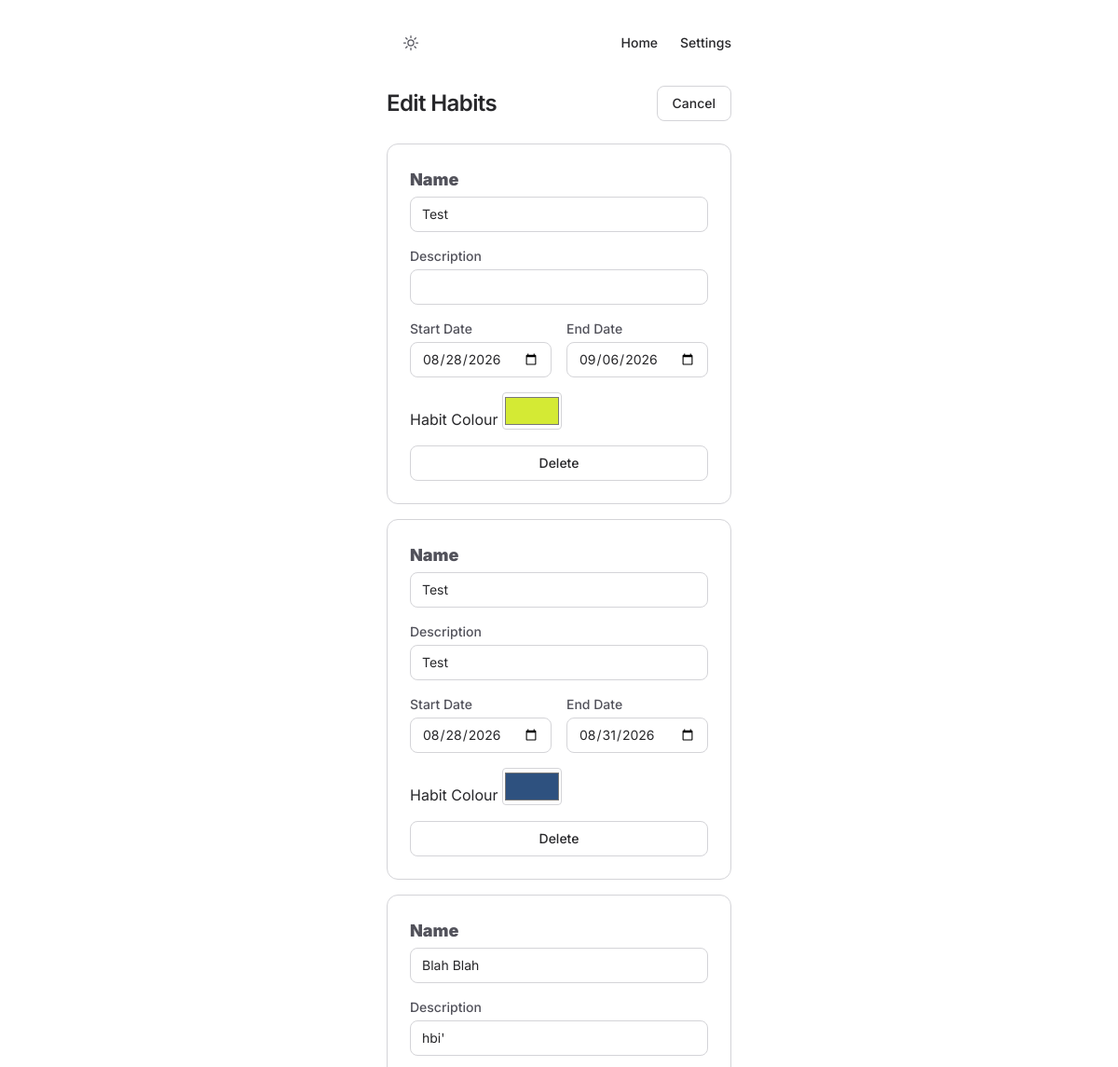
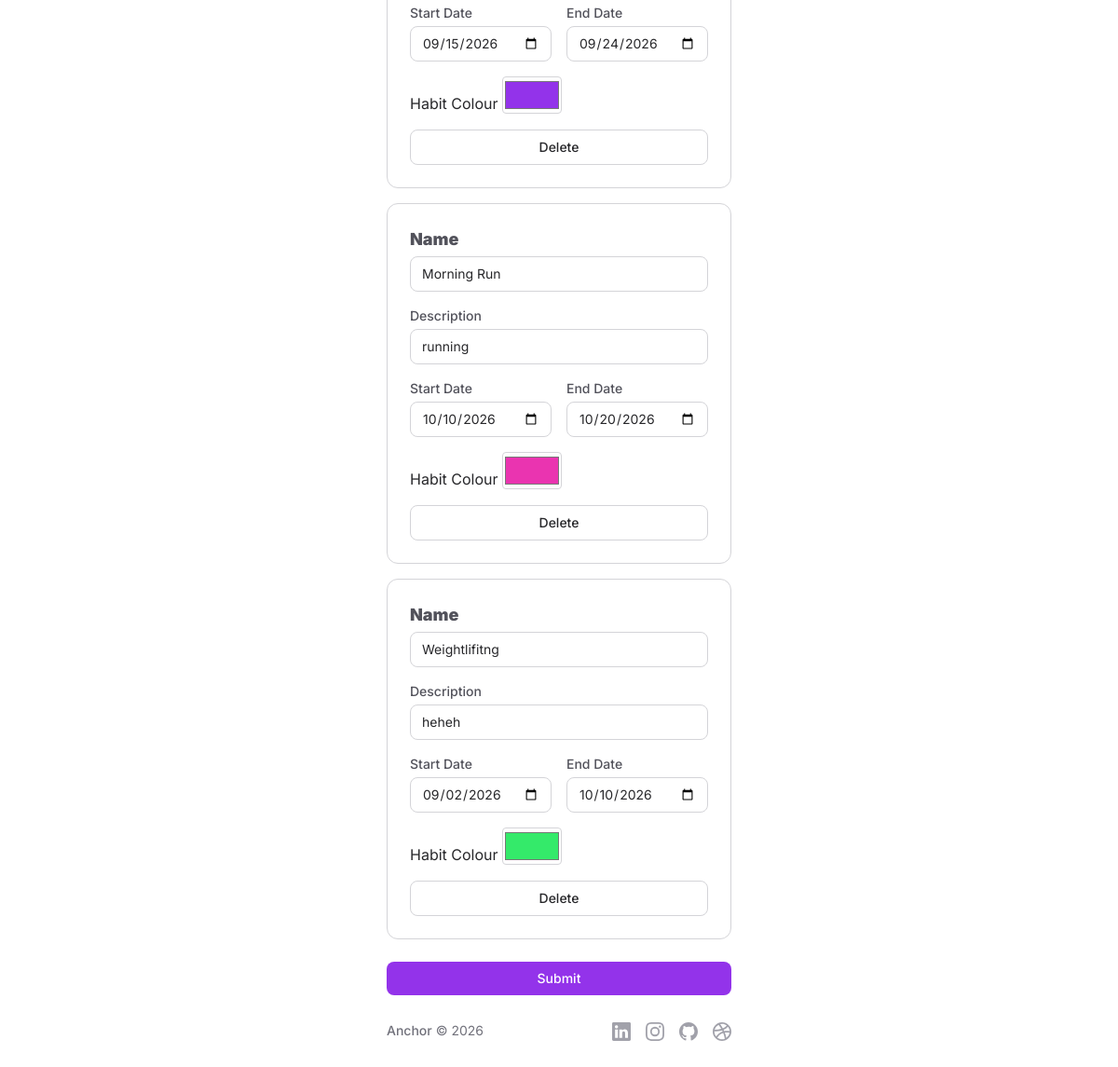
The app's page /habits/edit (signed in) with its own data (2 pictures, top to bottom).
### tables this page shows
CREATE TABLE habits (
id INTEGER PRIMARY KEY AUTOINCREMENT NOT NULL,
user_id INTEGER NOT NULL,
habit TEXT NOT NULL,
description TEXT,
start_date TEXT NOT NULL,
end_date TEXT NOT NULL, colour TEXT NOT NULL DEFAULT '#ffffff');

### app.py (the view)
@app.route("/habits/edit", methods=["GET", "POST"])
@login_required
def edithabit():
    if request.method == "POST":
        db = get_db()
        rows = db.execute("SELECT id FROM habits WHERE user_id = ?", (session["user_id"],)).fetchall()
        id_list = [row["id"] for row in rows]
        for id in id_list:
            if request.form.get(f"{id}_delete"):
                db.execute("DELETE FROM habits WHERE id = ?", (id,))
                db.commit()
                return apology("Habit Deleted!", error="success")
            habit = request.form.get(f"{id}_habit")
            start = request.form.get(f"{id}_start_date")
            end = request.form.get(f"{id}_end_date")
            colour = request.form.get(f"{id}_colour")
            if not colour or not re.fullmatch(r"#[0-9a-fA-F]{6}", colour):
                colour = "#ffffff"  # fallback to default
            now = datetime.now()
            curr_date = now.strftime("%Y-%m-%d")
            if not habit:
                return apology(f"habit {habit}: must give a name for your habit")
            if not start:
                return apology(f"habit {habit}: must give a start date")
            if start > end:
                return apology(f"habit {habit}: Start date cannot be after end date")
            if curr_date > end:
                return apology(f"habit {habit}: End date cannot be before today")
            try:
                db.execute("""UPDATE habits SET
                habit = ?,
                description = ?,
                start_date = ?,
                end_date = ?,
                colour = ?
                WHERE id = ?"""
                        , (habit, request.form.get(f"{id}_description"), start, end, colour, id))
            except sqlite3.IntegrityError:
                return apology(f"habit {habit}: something went wrong saving this habit")
            db.commit()
        return apology("Habits edited!", redirect_url=url_for("habits"), error="success")
    else:
        db = get_db()
        habits = db.execute("SELECT id, habit, description, start_date, end_date, colour FROM habits WHERE user_id = ?", (session["user_id"],)).fetchall()
        return render_template ("habit_edit.html", habits=habits)

### app.py (called while the page is built)
@app.after_request
def after_request(response):
    response.headers["Cache-Control"] = "no-cache, no-store, must-revalidate"
    response.headers["Expires"] = 0
    response.headers["Pragma"] = "no-cache"
    return response

@app.context_processor
def inject_user():
    return dict(username=session.get("username"))

### helpers.py (called while the page is built)
def get_db():
    if "db" not in g:
        g.db = sqlite3.connect(DATABASE)
        g.db.row_factory = sqlite3.Row
    return g.db

def login_required(f):
    @wraps(f)
    def decorated_function(*args, **kwargs):
        if session.get("user_id") is None:
            return redirect("/login")
        return f(*args, **kwargs)
    return decorated_function

### templates/habit_edit.html (shortened to what this page needs)
{% extends "layout.html" %}
{% block main %}
<div class="col-span-12">
  <div class="mb-6 flex flex-wrap items-center justify-between gap-4">
    <h1 class="text-2xl font-semibold tracking-tight text-text dark:text-text-dark">
      Edit Habits
    </h1>
    <a
      href="/habits"
      class="rounded-lg border border-border px-4 py-2 text-sm font-medium text-text transition hover:bg-danger/60 active:opacity-80 dark:border-border-dark dark:text-text-dark dark:hover:bg-danger/70"
    >
      Cancel
    </a>
  </div>
    {% if habits %}
      <form action="/habits/edit" method="post" class="flex flex-col gap-4">
        {% for habit in habits %}
            <div class="flex flex-col gap-4 rounded-xl border border-border bg-surface p-6 dark:border-border-dark dark:bg-surface-dark">
                <div>
                    <label for="habit" class="mb-1 block text-lg font-semibold text-text-muted dark:text-text-dark">
                    <strong>Name</strong>
                    </label>
                    <input
                    id="habit-{{ habit.id }}"
                    name="{{ habit.id }}_habit"
                    type="text"
                    value="{{ habit.habit }}"
                    class="w-full rounded-lg border border-border bg-surface px-3 py-2 text-sm text-text outline-none placeholder:text-text-translucent focus:border-brand focus:ring-2 focus:ring-brand/30 dark:border-border-dark dark:bg-surface-dark dark:text-text-dark"
                    />
                </div>
                <div>
                    <label for="description" class="mb-1 block text-sm font-medium text-text-muted dark:text-text-dark">
                    Description
                    </label>
                    <input
                    id="description-{{ habit.id }}"
                    name="{{ habit.id }}_description"
                    type="text"
                    value="{{ habit.description }}"
                    class="w-full rounded-lg border border-border bg-surface px-3 py-2 text-sm text-text outline-none placeholder:text-text-translucent focus:border-brand focus:ring-2 focus:ring-brand/30 dark:border-border-dark dark:bg-surface-dark dark:text-text-dark"
                    />
                </div>
                <div class="grid grid-cols-1 gap-4 sm:grid-cols-2">
                    <div>
                    <label for="start_date" class="mb-1 block text-sm font-medium text-text-muted dark:text-text-dark">
                        Start Date
                    </label>
                    <input
                        id="start_date-{{ habit.id }}"
                        name="{{ habit.id }}_start_date"
                        type="date"
                        value="{{ habit.start_date }}"
                        class="w-full rounded-lg border border-border bg-surface px-3 py-2 text-sm text-text outline-none focus:border-brand focus:ring-2 focus:ring-brand/30 dark:border-border-dark dark:bg-surface-dark dark:text-text-dark"
                    />
                    </div>
                    <div>
                    <label for="end_date" class="mb-1 block text-sm font-medium text-text-muted dark:text-text-dark">
                        End Date
                    </label>
                    <input
                        id="end_date-{{ habit.id }}"
                        name="{{ habit.id }}_end_date"
                        type="date"
                        value="{{ habit.end_date }}"
                        class="w-full rounded-lg border border-border bg-surface px-3 py-2 text-sm text-text outline-none focus:border-brand focus:ring-2 focus:ring-brand/30 dark:border-border-dark dark:bg-surface-dark dark:text-text-dark"
                    />
                    </div>
                </div>
                <div>
                    <label for="color" class="text-text dark:text-text-dark">Habit Colour</label>
                    <input
                    type="color"
                    id="colour-{{ habit.id }}"
                    name="{{ habit.id }}_colour"
                    value="{{ habit.colour }}"
                    class="h-10 w-16 rounded border border-border dark:border-border-dark">
                </div>
                <button
                    type="submit"
                    name="{{ habit.id }}_delete"
                    value="True"
                    onclick="return confirm('Delete this habit? This cannot be undone.')"
                    class="text-center rounded-lg border border-border px-4 py-2 text-sm font-medium text-text transition hover:bg-danger active:opacity-80 dark:border-border-dark dark:text-text-dark dark:hover:bg-danger"
                >
                    Delete
                </button>
            </div>
        {% endfor %}
        <button
            type="submit"
            class="mt-2 w-full rounded-lg bg-brand px-4 py-2 text-sm font-medium text-white transition hover:bg-brand-hover active:opacity-80 sm:w-auto"
        >
            Submit
        </button>
      </form>
    {% else %}
      <div class="flex flex-col items-center justify-center gap-3 px-6 py-16 text-center">
        <p class="text-text-muted dark:text-zinc-300">You haven't added any habits yet.</p>
      </div>
    {% endif %}
</div>
{% endblock %}

### records on screen
habits: id "Test", id "08/28/2026", id "09/06/2026", colour "#d4ea34"
habits: id "Test", id "08/28/2026", id "08/31/2026", colour "#2e517f"
habits: id "Blah Blah", id "hbi'", id "09/15/2026", id "09/24/2026", colour "#9333ea"
habits: id "Morning Run", id "running", id "10/10/2026", id "10/20/2026", colour "#ea34b0"
habits: id "Weightlifitng", id "heheh", id "09/02/2026", id "10/10/2026", colour "#34ea6a"
